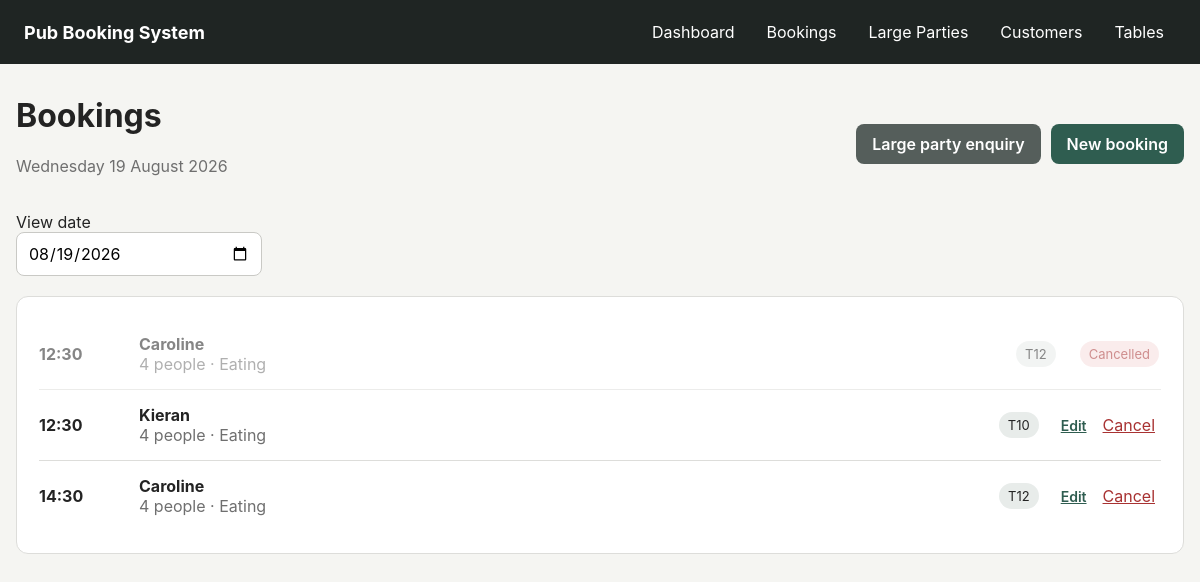
Before: /bookings with the older database file.
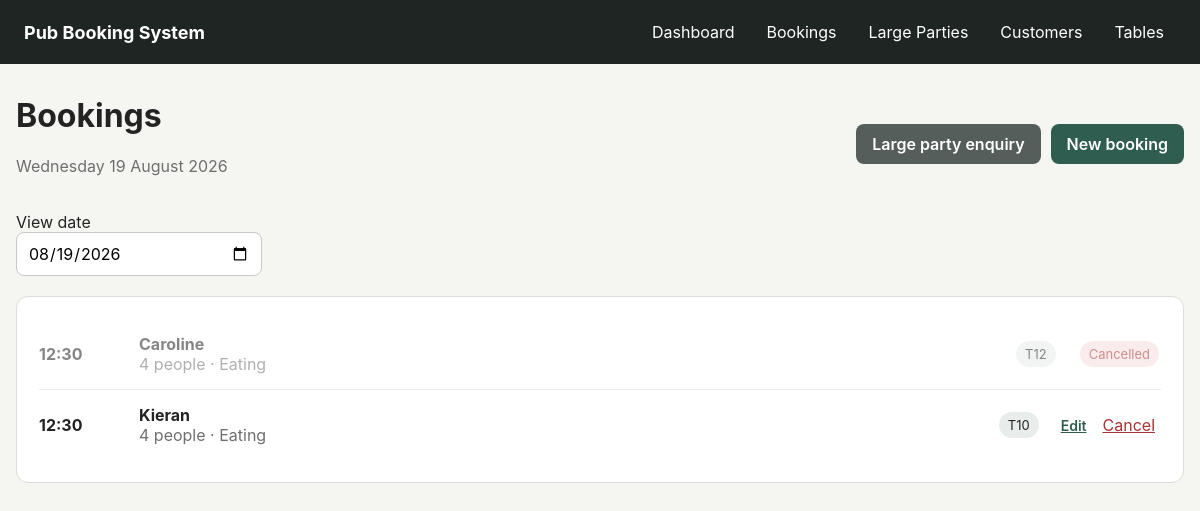
After: the same page with the newer database file.
### app/models.py (models this page shows, shortened)
class Booking(db.Model):
    id = db.Column(db.Integer, primary_key=True)
    customer_id = db.Column(db.Integer, db.ForeignKey("customer.id"), nullable=False)
    repeat_booking_id = db.Column(db.Integer, db.ForeignKey("repeat_booking.id"))
    booking_date = db.Column(db.Date, nullable=False, index=True)
    booking_time = db.Column(db.Time, nullable=False)
    duration_minutes = db.Column(db.Integer, nullable=False, default=180)
    party_size = db.Column(db.Integer, nullable=False)
    number_of_children = db.Column(db.Integer, nullable=False, default=0)
    is_eating_food = db.Column(db.Boolean, nullable=False, default=True)
    occasion = db.Column(db.String(120))
    preferred_area_id = db.Column(db.Integer, db.ForeignKey("area.id"))
    preferred_table_id = db.Column(db.Integer, db.ForeignKey("pub_table.id"))
    wants_near_tv = db.Column(db.Boolean, default=False)
    avoids_bench = db.Column(db.Boolean, default=False)
    deposit_required_amount = db.Column(db.Float, nullable=False, default=0)
    deposit_paid_amount = db.Column(db.Float, nullable=False, default=0)
    notes = db.Column(db.Text)
    status = db.Column(db.String(30), nullable=False, default="Booked")
    created_at = db.Column(db.DateTime, default=datetime.utcnow)
    customer = db.relationship("Customer", back_populates="bookings")
    preferred_area = db.relationship("Area")
    preferred_table = db.relationship("PubTable", foreign_keys=[preferred_table_id])
    repeat_booking = db.relationship("RepeatBooking", foreign_keys=[repeat_booking_id])
    table_links = db.relationship(
        "BookingTable",
        back_populates="booking",
        cascade="all, delete-orphan"
    )
    @property
    def tables(self):
        return [link.table for link in self.table_links]

class Customer(db.Model):
    id = db.Column(db.Integer, primary_key=True)
    name = db.Column(db.String(120), nullable=False, index=True)
    phone = db.Column(db.String(30), nullable=False, unique=True, index=True)
    preferred_area_id = db.Column(db.Integer, db.ForeignKey("area.id"))
    preferred_table_id = db.Column(db.Integer, db.ForeignKey("pub_table.id"))
    prefers_near_tv = db.Column(db.Boolean, default=False)
    avoids_bench = db.Column(db.Boolean, default=False)
    notes = db.Column(db.Text)
    created_at = db.Column(db.DateTime, default=datetime.utcnow)
    preferred_area = db.relationship("Area", foreign_keys=[preferred_area_id])
    preferred_table = db.relationship("PubTable", foreign_keys=[preferred_table_id])
    bookings = db.relationship(
        "Booking",
        back_populates="customer",
        cascade="all, delete-orphan"
    )
    repeat_bookings = db.relationship(
        "RepeatBooking",
        back_populates="customer",
        cascade="all, delete-orphan"
    )

class PubTable(db.Model):
    id = db.Column(db.Integer, primary_key=True)
    number = db.Column(db.String(20), nullable=False, unique=True, index=True)
    capacity = db.Column(db.Integer, nullable=False)
    area_id = db.Column(db.Integer, db.ForeignKey("area.id"), nullable=False)
    near_tv = db.Column(db.Boolean, default=False)
    has_bench = db.Column(db.Boolean, default=False)
    accessible = db.Column(db.Boolean, default=False)
    unsuitable_for_food = db.Column(db.Boolean, default=False)
    active = db.Column(db.Boolean, default=True)
    x_position = db.Column(db.Float, default=0)
    y_position = db.Column(db.Float, default=0)
    area = db.relationship("Area", back_populates="tables")
    booking_links = db.relationship(
        "BookingTable",
        back_populates="table",
        cascade="all, delete-orphan"
    )

### app/routes.py (the view)
@main.route("/bookings")
def bookings():
    selected_date_text = request.args.get("date")
    try:
        selected_date = (
            datetime.strptime(selected_date_text, "%Y-%m-%d").date()
            if selected_date_text
            else date.today()
        )
    except ValueError:
        selected_date = date.today()
    booking_list = db.session.scalars(
        db.select(Booking)
        .where(Booking.booking_date == selected_date)
        .order_by(Booking.booking_time)
    ).all()
    return render_template(
        "bookings.html",
        bookings=booking_list,
        selected_date=selected_date,
    )

### app/templates/bookings.html (shortened to what this page needs)
{% extends "base.html" %}
{% block content %}
<div class="page-heading">
    <div>
        <h1>Bookings</h1>
        <p>{{ selected_date.strftime("%A %d %B %Y") }}</p>
    </div>
    <div class="heading-actions">
        <a class="button secondary"
           href="{{ url_for('main.new_large_party') }}">
            Large party enquiry
        </a>
        <a class="button"
           href="{{ url_for('main.new_booking') }}">
            New booking
        </a>
    </div>
</div>
<form class="date-selector" method="get">
    <label>
        View date
        <input type="date"
               name="date"
               value="{{ selected_date.isoformat() }}"
               onchange="this.form.submit()">
    </label>
</form>
<div class="card">
    {% if bookings %}
        <div class="booking-list">
            {% for booking in bookings %}
                <div class="booking-row {% if booking.status == 'Cancelled' %}cancelled{% endif %}">
                    <strong>{{ booking.booking_time.strftime("%H:%M") }}</strong>
                    <div>
                        <strong>{{ booking.customer.name }}</strong>
                        <div class="muted">
                            {{ booking.party_size }} people
                            · {% if booking.is_eating_food %}Eating{% else %}Drinks only{% endif %}
                        </div>
                    </div>
                    <div>
                        {% for table in booking.tables %}
                            <span class="badge">T{{ table.number }}</span>
                        {% endfor %}
                    </div>
                    <div class="row-actions">
                        {% if booking.status != "Cancelled" %}
                            <a class="small-link"
                               href="{{ url_for('main.edit_booking', booking_id=booking.id) }}">
                                Edit
                            </a>
                            <form method="post"
                                  action="{{ url_for('main.cancel_booking', booking_id=booking.id) }}"
                                  onsubmit="return confirm('Cancel this booking?');">
                                <button class="link-button danger" type="submit">
                                    Cancel
                                </button>
                            </form>
                        {% else %}
                            <span class="badge danger-badge">Cancelled</span>
                        {% endif %}
                    </div>
                </div>
            {% endfor %}
        </div>
    {% else %}
        <p class="muted">No bookings on this date.</p>
    {% endif %}
</div>
{% endblock %}

### app/templates/base.html (shortened to what this page needs)
<!doctype html>
<html lang="en">
<head>
    <link rel="stylesheet"
          href="{{ url_for('static', filename='css/style.css') }}">
</head>
<body>
<header class="topbar">
    <div class="brand">Pub Booking System</div>
    <nav>
        <a href="{{ url_for('main.dashboard') }}">Dashboard</a>
        <a href="{{ url_for('main.bookings') }}">Bookings</a>
        <a href="{{ url_for('main.large_parties') }}">Large Parties</a>
        <a href="{{ url_for('main.customers') }}">Customers</a>
        <a href="{{ url_for('main.tables') }}">Tables</a>
    </nav>
</header>
<main class="container">
    {% block content %}{% endblock %}
</main>
</body>
</html>

### app/static/css/style.css (style rules this page uses)
:root { --background: #f5f5f2; --surface: #ffffff; --text: #232323; --muted: #6f6f6f; --border: #ddddda; --accent: #2f5d50; --accent-dark: #23463c; --danger: #a83232; --success-bg: #e8f5ea; --error-bg: #fdeaea; --warning-bg: #fff3cd; --warning-border: #e2c45f; }
* { box-sizing: border-box; }
body { margin: 0; font-family: -apple-system, BlinkMacSystemFont, "Segoe UI", sans-serif; background: var(--background); color: var(--text); }
.topbar { background: #1f2523; color: white; padding: 0 24px; min-height: 64px; display: flex; align-items: center; justify-content: space-between; gap: 24px; }
.brand { font-weight: 700; font-size: 18px; }
.topbar nav { display: flex; gap: 8px; flex-wrap: wrap; }
.topbar a { color: white; text-decoration: none; padding: 9px 12px; border-radius: 7px; }
.container { width: min(1180px, calc(100% - 32px)); margin: 32px auto; }
.page-heading { display: flex; justify-content: space-between; align-items: center; gap: 20px; margin-bottom: 20px; }
.heading-actions, .row-actions { display: flex; align-items: center; gap: 10px; }
.row-actions form { margin: 0; }
h1, h2 { margin-top: 0; }
.page-heading p, .muted { color: var(--muted); }
.card, .form-section { background: var(--surface); border: 1px solid var(--border); border-radius: 12px; padding: 22px; margin-bottom: 20px; }
.button { appearance: none; border: 0; border-radius: 8px; background: var(--accent); color: white; padding: 10px 16px; font: inherit; font-weight: 600; text-decoration: none; cursor: pointer; display: inline-block; }
.button.secondary { background: #555e5b; }
input, select, textarea { width: 100%; border: 1px solid #c9c9c5; border-radius: 8px; padding: 10px 11px; font: inherit; background: white; }
.search-bar, .inline-form, .date-selector { display: flex; gap: 10px; align-items: end; margin-bottom: 20px; }
.booking-list, .inquiry-list { display: flex; flex-direction: column; }
.booking-row { display: grid; grid-template-columns: 80px 1fr auto auto; gap: 20px; align-items: center; padding: 15px 0; border-bottom: 1px solid var(--border); }
.booking-row:last-child, .inquiry-row:last-child { border-bottom: 0; }
.booking-row.cancelled { opacity: 0.55; }
.badge { display: inline-block; background: #e8ecea; border-radius: 999px; padding: 5px 9px; margin: 2px; font-size: 13px; }
.danger-badge { background: #f6dddd; color: var(--danger); }
.link-button { border: 0; background: transparent; cursor: pointer; font: inherit; text-decoration: underline; }
.link-button.danger { color: var(--danger); }
.small-link { font-size: 14px; color: var(--accent); font-weight: 600; }

Changed rows visible on the page:
no longer on this page (row edited): Booking: booking_time "14:30", customer.name "Caroline", party_size "4", is_eating_food "Eating", PubTable (number "12")
